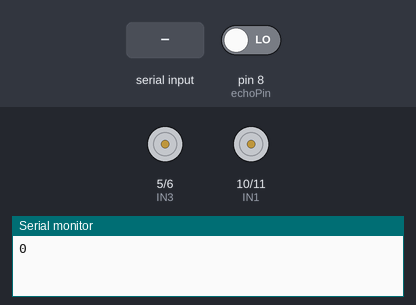
A sketch run on a simulated Arduino Uno, built with avr-gcc and run on an emulated ATmega328P. On the bench: motor-driver pin pairs drawn as motors (green arrow = first pin HIGH = forward, orange = second pin HIGH = backward, longer = more drive), the last lines printed to the serial monitor. The test bench sets the inputs (shaded band); at power-on: pin 8 (echoPin) LOW.

Above: at 1.7 s.
1.8 s: "a" received over the second serial link
At 4.3 s:
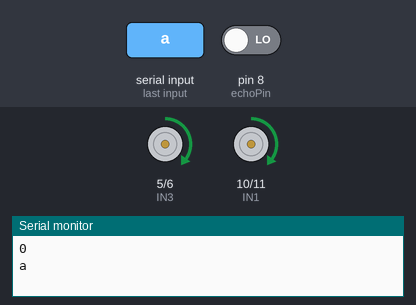
6.5 s: "d" received over the second serial link
At 9.7 s:
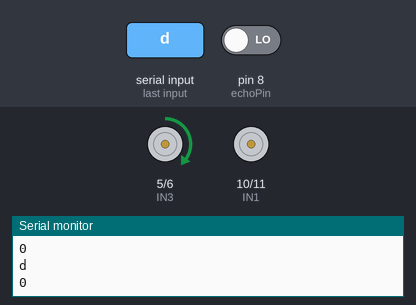
Timing chart, 0 to 20.0 s (numbered marks = the images above; inputs shaded):
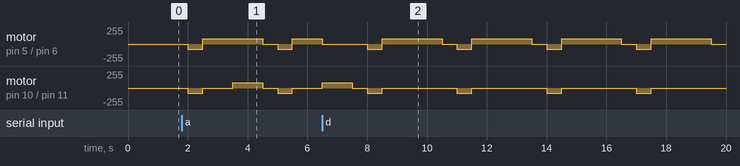

Measured:
- by itself, motor on pin 5 (IN3) / pin 6 (IN4): repeats every 3.0 s: backward 80/255 0.50 s, forward 80/255 2.0 s, stopped 0.50 s

The sketch:

obstacle_car.ino
```cpp
#include <SoftwareSerial.h>
SoftwareSerial btSerial(2, 3); // RX, TX
int spd = 80;               // 設定速度值0-255
int timer = 500;           // 定義整數 timer

const int IN1 = 10;          //L298N IN1 pin 連接 Arduino pin 10
const int IN2 = 11;          //L298N IN2 pin 連接 Arduino pin 11
const int IN3 = 5;           //L298N IN3 pin 連接 Arduino pin 5
const int IN4 = 6;           //L298N IN4 pin 連接 Arduino pin 6

int Distset=5;               //設定車子和障礙物之間的最小距離5公分
int trigPin = 7;             //距離感測器Trig pin to Arduino pin 7
int echoPin = 8;             //距離感測器Echo pin to Arduino pin 8
long duration, distance;      //設定參數 duration and distance


void setup()
{
  btSerial.begin(9600);
  Serial.begin(9600);     //確認藍牙傳輸速率 9600 bits/second
  pinMode(6,OUTPUT);      // Arduino 輸出電壓控制車子
  pinMode(5,OUTPUT);
  pinMode(11,OUTPUT);
  pinMode(10,OUTPUT);
  delay(500);
}

void loop() {

  digitalWrite(trigPin, LOW);   //超音波距離感測器測定距離 distance
  delayMicroseconds(5);
  digitalWrite(trigPin, HIGH);
  delayMicroseconds(10);
  digitalWrite(trigPin, LOW);
  pinMode(echoPin, INPUT);
  duration = pulseIn(echoPin, HIGH);
  distance = (duration/2) / 29.1;
  Serial.println(distance);            //印出距離值 distance 在序列埠螢幕上


 if(distance > Distset ) {            //當距離大於所設定的最短距離 5cm 時，車子保持前進
    Forward();
    delay(100);
 }
  else                                 //當距離小於 5 cm 時，車子停止 0.5秒，後退 0.5秒，並右轉 1.0秒
   {
     Stop();
     delay(500);
     Back();
     delay(500);
    Right();
    delay(1000);
   }


  if (btSerial.available())
  {
    char i = btSerial.read();    //把讀到的資料丟給i，這次是用char
    Serial.println(i);

    if(i == 'a')
      Forward ();
    if(i == 'b')
      Right();
    if(i == 'c')
      Back ();
    if(i == 'd')
      Left();
    if(i == 'g')
      Stop();


}
}

void Forward(void)          //車子前進子程式
{
  analogWrite(IN1, spd);
  analogWrite(IN2, 0);
  analogWrite(IN3, spd);
  analogWrite(IN4, 0);
}

void Back(void)              //車子後退子程式
{
  analogWrite(IN1, 0);
  analogWrite(IN2, spd);
  analogWrite(IN3,0 );
  analogWrite(IN4, spd);
}

void Stop(void)              //車子停止子程式
{
  analogWrite(IN1, 0);
  analogWrite(IN2, 0);
  analogWrite(IN3, 0);
  analogWrite(IN4, 0);
}

void Left(void)              //車子左轉子程式
{
  analogWrite(IN1, spd);
  analogWrite(IN2, 0);
  analogWrite(IN3, 0);
  analogWrite(IN4, 0);
}

void Right(void)             //車子右轉子程式
{
  analogWrite(IN1, 0);
  analogWrite(IN2, 0);
  analogWrite(IN3, spd);
  analogWrite(IN4, 0);
}
```
